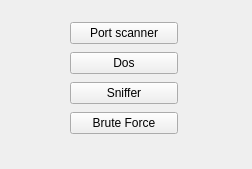
<?xml version="1.0" encoding="UTF-8"?>
<ui version="4.0">
 <class>Widget</class>
 <widget class="QWidget" name="Widget">
  <property name="geometry">
   <rect>
    <x>0</x>
    <y>0</y>
    <width>252</width>
    <height>169</height>
   </rect>
  </property>
  <property name="windowTitle">
   <string>Form</string>
  </property>
  <widget class="QWidget" name="">
   <property name="geometry">
    <rect>
     <x>70</x>
     <y>20</y>
     <width>108</width>
     <height>116</height>
    </rect>
   </property>
   <layout class="QVBoxLayout" name="verticalLayout">
    <item>
     <widget class="QPushButton" name="port_scanner_button">
      <property name="text">
       <string>Port scanner</string>
      </property>
     </widget>
    </item>
    <item>
     <widget class="QPushButton" name="dos_button">
      <property name="sizePolicy">
       <sizepolicy hsizetype="Minimum" vsizetype="Fixed">
        <horstretch>0</horstretch>
        <verstretch>0</verstretch>
       </sizepolicy>
      </property>
      <property name="text">
       <string>Dos</string>
      </property>
     </widget>
    </item>
    <item>
     <widget class="QPushButton" name="sniffer_button">
      <property name="text">
       <string>Sniffer</string>
      </property>
     </widget>
    </item>
    <item>
     <widget class="QPushButton" name="brute_force_button">
      <property name="text">
       <string>Brute Force</string>
      </property>
     </widget>
    </item>
   </layout>
  </widget>
 </widget>
 <resources/>
 <connections/>
</ui>
